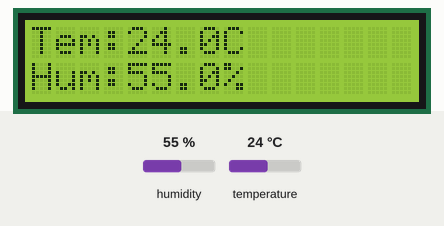
This sketch was run on a simulated Arduino Uno, built with avr-gcc and run on an emulated ATmega328P. On the bench: 16×2 character LCD. The test bench sets the inputs (shaded band); at power-on: humidity 55 %, temperature 24 °C.

Above: at 7.2 s.
7.3 s: humidity set to 22 %
At 12.1 s:
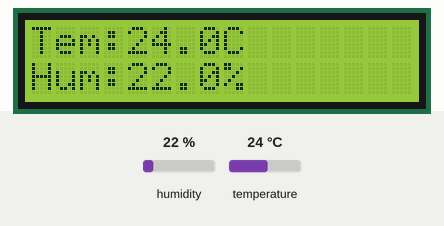
12.9 s: temperature set to 12 °C
At 16.9 s:
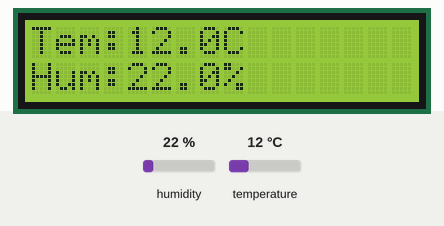
18.5 s: humidity set to 40 %
At 21.7 s:
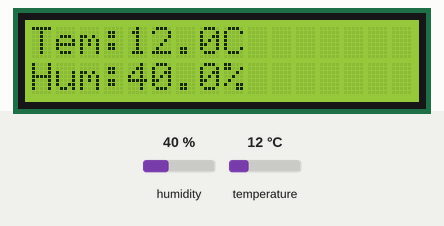
24.1 s: temperature set to 19 °C
At 26.5 s:
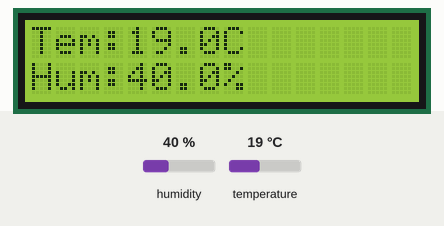
Timing chart, 0 to 28.0 s (numbered marks = the images above; inputs shaded):
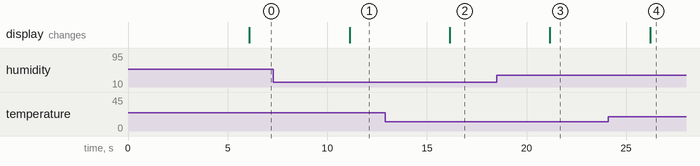

Measured:
- after the input at 7.3 s, the display: changes after 3.8 s (image 1)
- after the input at 12.9 s, the display: changes after 3.2 s (image 2)
- after the input at 18.5 s, the display: changes after 2.7 s (image 3)
- after the input at 24.1 s, the display: changes after 2.1 s (image 4)

The sketch:

sketch_practica_14.ino
```cpp
#include <DHT.h> // INCLUIR LIBRERIA PARA SENSOR DE DHT11
#include <LiquidCrystal.h> //INCLUIR LIBRERIA PARA MANEJO DE LCD

LiquidCrystal lcd(8,7,6,5,4,3,2);    //SE CREA UN OBJETO PARA PODER UTILIZAR CON FACILIDAD LOS PINES DEL LCD
DHT dht(9, DHT11);    // CREAR UN OBJETO PASANDO PIN Y TIPO DE SENSOR POR PARAMETROS

void setup() {
  delay(6000);
  Serial.begin(9600); // INICIALIZAR LA COMUNICACION SERIAL
  dht.begin();        // INICIALIZAR EL DHT
  lcd.begin (16, 2); // INICIALIZAMOS LCD (COLUMNAS,FILAS)
}

void loop() {

  float TemC = dht.readTemperature();            // GRADOS CELCIUS
  float Humd = dht.readHumidity();               // HUMEDAD
  if(isnan(TemC) || isnan(Humd)){ // SI LO QUE DEVUELVE NO ES UN NUMERO
      //Serial.println("Revisar conexion");        //MENSAJE DE ERRROR
      lcd.setCursor(0, 0); //COLOCAR EN POSICION
      lcd.print("Revisar conexion");
      lcd.setCursor(0, 1); //COLOCAR EN POSICION
      lcd.print("Revisar conexion");
    }
    else
    {
      lcd.setCursor(0, 0); //COLOCAR EN POSICION
      lcd.print("Tem:"+ String(TemC,1) + "C  ");//IMPRESION DE TEMPERATURA
      lcd.setCursor(0, 1); //COLOCAR EN POSICION
      lcd.print("Hum:"+ String(Humd,1) + "% ");//IMPRESION DE HUMEDAD
    }
  delay(5000);   //DELAY 5 SEGUNDOS PARA DARLE TIEMPO AL LCD DE PODER CAMBIAR CORRECTAMENTE
}
```
